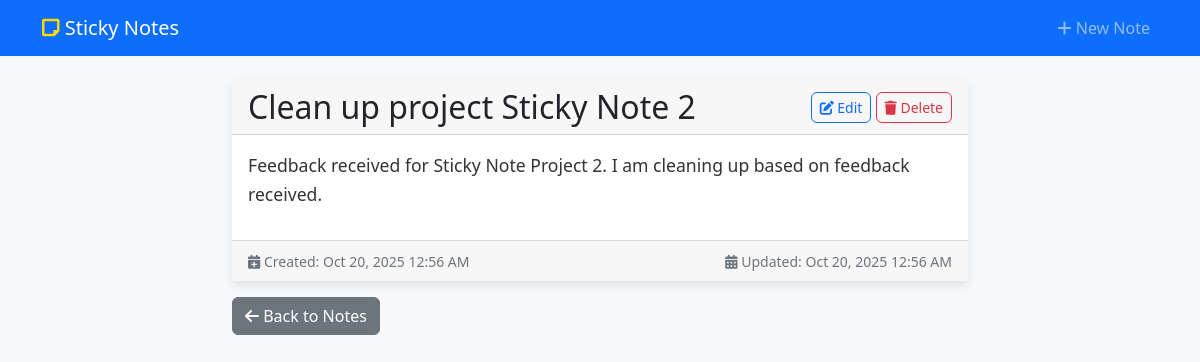
/note/8/, run on the app's committed database.
### sticky_notes_app/models.py (models this page shows, shortened)
class StickyNote(django_models.Model):
    objects = django_models.Manager()  # type: ignore
    title = django_models.CharField(max_length=200)  # type: ignore
    content = django_models.TextField()  # type: ignore
    created_at = django_models.DateTimeField(  # type: ignore
        default=django_timezone.now
    )
    updated_at = django_models.DateTimeField(auto_now=True)  # type: ignore
    class Meta:
        app_label = 'sticky_notes_app'
        db_table = 'sticky_notes_stickynote'
        ordering = ["-updated_at"]

### sticky_notes_app/views.py (the view)
# urls.py: path('note/<int:pk>/', views.note_detail, name='note_detail'),
def note_detail(request, pk):
    note = get_object_or_404(StickyNote, pk=pk)
    return render(request, 'sticky_notes/note_detail.html', {'note': note})

### sticky_notes_app/templates/sticky_notes/note_detail.html (shortened to what this page needs)
{% extends 'sticky_notes/base.html' %}
{% block content %}
<div class="row justify-content-center">
    <div class="col-lg-8">
        <div class="card sticky-note-detail">
            <div class="card-header d-flex justify-content-between align-items-center">
                <h2 class="mb-0">{{ note.title }}</h2>
                <div>
                    <a href="{% url 'note_update' note.pk %}" class="btn btn-outline-primary btn-sm">
                        <i class="fas fa-edit"></i> Edit
                    </a>
                    <a href="{% url 'note_delete' note.pk %}" class="btn btn-outline-danger btn-sm">
                        <i class="fas fa-trash"></i> Delete
                    </a>
                </div>
            </div>
            <div class="card-body">
                <div class="note-content">
                    {{ note.content|linebreaks }}
                </div>
            </div>
            <div class="card-footer text-muted">
                <div class="row">
                    <div class="col-sm-6">
                        <small><i class="fas fa-calendar-plus"></i> Created: {{ note.created_at|date:"M d, Y g:i A" }}</small>
                    </div>
                    <div class="col-sm-6 text-end">
                        <small><i class="fas fa-calendar-alt"></i> Updated: {{ note.updated_at|date:"M d, Y g:i A" }}</small>
                    </div>
                </div>
            </div>
        </div>
        <div class="mt-3">
            <a href="{% url 'note_list' %}" class="btn btn-secondary">
                <i class="fas fa-arrow-left"></i> Back to Notes
            </a>
        </div>
    </div>
</div>
{% endblock %}

### static/css/style.css (style rules this page uses)
body { background-color: #f8f9fa; font-family: 'Segoe UI', Tahoma, Geneva, Verdana, sans-serif; }
.sticky-note-detail { background: #fff; border: none; box-shadow: 0 4px 12px rgba(0,0,0,0.1); }
.note-content { font-size: 1.1rem; line-height: 1.6; color: #333; }
.btn { border-radius: 6px; font-weight: 500; }

### data on the page
StickyNote: title "Clean up project Sticky Note 2", content "Feedback received for Sticky Note Project 2. I am cleaning up based on feedback received.", created_at "Oct 20, 2025 12:56 AM", updated_at "Oct 20, 2025 12:56 AM"
